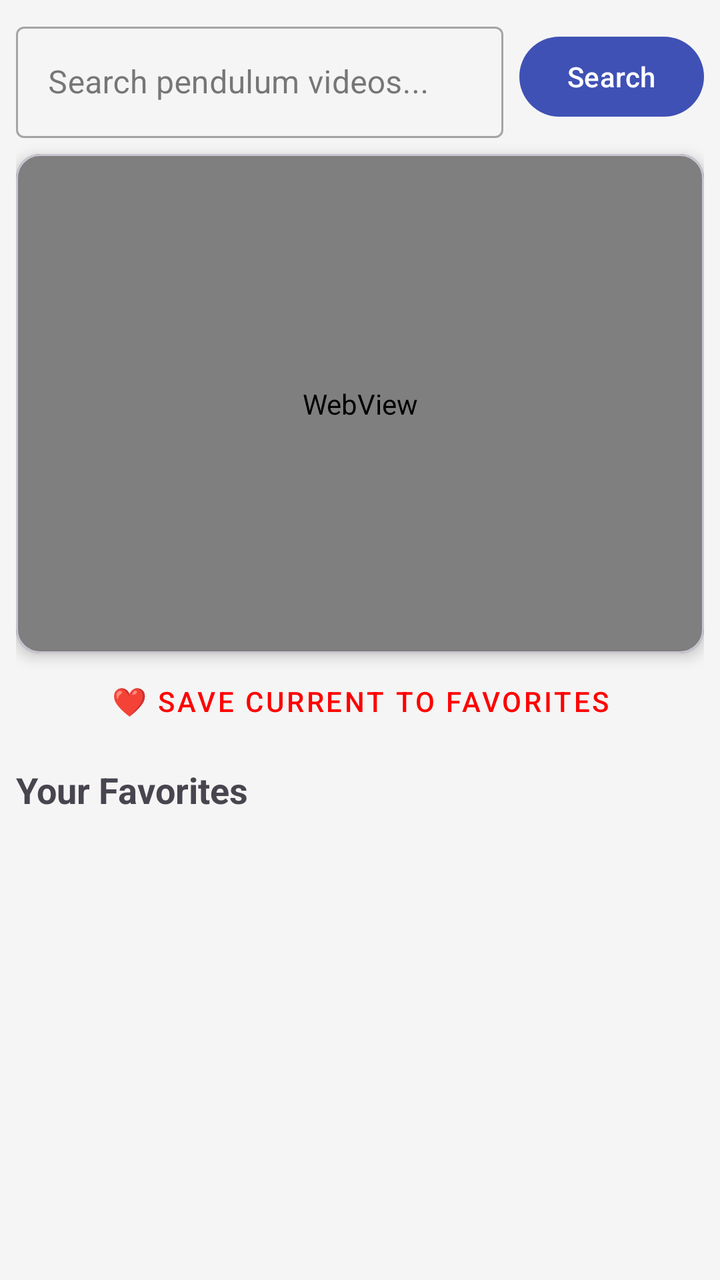
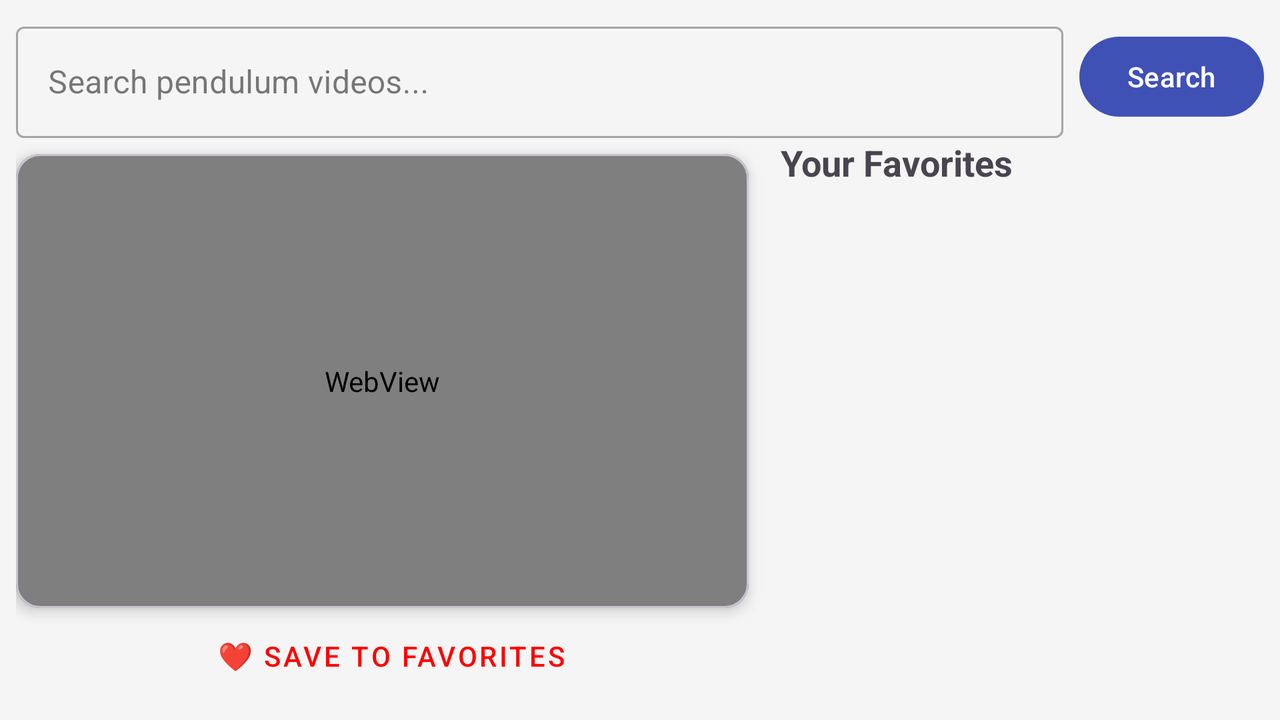

Two renders of one Android screen. The first uses the default layout on a phone; the second uses the alternative layout the repository ships for a different screen configuration, on a matching device. The two XML files are below.
<!-- AndroidManifest.xml: application theme Theme.PhysicsPendelumIdo -->
<!-- res/layout/fragment_videos.xml -->
<?xml version="1.0" encoding="utf-8"?>
<androidx.constraintlayout.widget.ConstraintLayout xmlns:android="http://schemas.android.com/apk/res/android"
    xmlns:app="http://schemas.android.com/apk/res-auto"
    android:layout_width="match_parent"
    android:layout_height="match_parent"
    android:padding="8dp">

    
    <LinearLayout
        android:id="@+id/searchLayout"
        android:layout_width="0dp"
        android:layout_height="wrap_content"
        android:orientation="horizontal"
        app:layout_constraintTop_toTopOf="parent"
        app:layout_constraintStart_toStartOf="parent"
        app:layout_constraintEnd_toEndOf="parent">

        <com.google.android.material.textfield.TextInputLayout
            android:layout_width="0dp"
            android:layout_height="wrap_content"
            android:layout_weight="1"
            style="@style/Widget.MaterialComponents.TextInputLayout.OutlinedBox">

            <com.google.android.material.textfield.TextInputEditText
                android:id="@+id/etVideoSearch"
                android:layout_width="match_parent"
                android:layout_height="wrap_content"
                android:hint="Search pendulum videos..."
                android:inputType="text" />
        </com.google.android.material.textfield.TextInputLayout>

        <Button
            android:id="@+id/btnVideoSearch"
            android:layout_width="wrap_content"
            android:layout_height="wrap_content"
            android:layout_marginStart="8dp"
            android:layout_gravity="center_vertical"
            android:text="Search" />
    </LinearLayout>

    
    <com.google.android.material.card.MaterialCardView
        android:id="@+id/cardWebView"
        android:layout_width="0dp"
        android:layout_height="0dp"
        android:layout_marginTop="8dp"
        app:cardCornerRadius="12dp"
        app:cardElevation="4dp"
        app:layout_constraintTop_toBottomOf="@id/searchLayout"
        app:layout_constraintStart_toStartOf="parent"
        app:layout_constraintEnd_toEndOf="parent"
        app:layout_constraintHeight_percent="0.4">

        <android.webkit.WebView
            android:id="@+id/wvVideo"
            android:layout_width="match_parent"
            android:layout_height="match_parent"
            android:background="@android:color/black" />
    </com.google.android.material.card.MaterialCardView>

    <Button
        android:id="@+id/btnSaveVideo"
        style="@style/Widget.MaterialComponents.Button.TextButton"
        android:layout_width="wrap_content"
        android:layout_height="wrap_content"
        android:text="❤ Save current to favorites"
        android:textColor="#FF0000"
        app:layout_constraintTop_toBottomOf="@id/cardWebView"
        app:layout_constraintStart_toStartOf="parent"
        app:layout_constraintEnd_toEndOf="parent" />

    
    <TextView
        android:id="@+id/tvFavoritesLabel"
        android:layout_width="wrap_content"
        android:layout_height="wrap_content"
        android:text="Your Favorites"
        android:textSize="18sp"
        android:textStyle="bold"
        android:layout_marginTop="8dp"
        app:layout_constraintTop_toBottomOf="@id/btnSaveVideo"
        app:layout_constraintStart_toStartOf="parent" />

    <androidx.recyclerview.widget.RecyclerView
        android:id="@+id/rvSavedVideos"
        android:layout_width="0dp"
        android:layout_height="0dp"
        android:layout_marginTop="8dp"
        app:layout_constraintTop_toBottomOf="@id/tvFavoritesLabel"
        app:layout_constraintBottom_toBottomOf="parent"
        app:layout_constraintStart_toStartOf="parent"
        app:layout_constraintEnd_toEndOf="parent" />

</androidx.constraintlayout.widget.ConstraintLayout>
<!-- resources referenced by this layout -->
<resources>
  <style name="Theme.PhysicsPendelumIdo" parent="Base.Theme.PhysicsPendelumIdo" />
  <style name="Base.Theme.PhysicsPendelumIdo" parent="Theme.Material3.DayNight.NoActionBar">
          
          <item name="colorPrimary">@color/primary</item>
          <item name="colorOnPrimary">@color/on_primary</item>
          <item name="colorPrimaryContainer">@color/physics_blue</item>
          <item name="colorOnPrimaryContainer">@color/white</item>
  
          
          <item name="colorSecondary">@color/secondary</item>
          <item name="colorOnSecondary">@color/on_secondary</item>
          <item name="colorSecondaryContainer">@color/physics_teal</item>
          <item name="colorOnSecondaryContainer">@color/white</item>
  
          
          <item name="android:statusBarColor">?attr/colorPrimaryVariant</item>
  
          
          <item name="android:windowBackground">@color/background</item>
          <item name="colorSurface">@color/surface</item>
          <item name="colorOnSurface">@color/on_surface</item>
      </style>
  <color name="primary">#3F51B5</color>
  <color name="on_primary">#FFFFFF</color>
  <color name="physics_blue">#1A237E</color>
  <color name="white">#FFFFFFFF</color>
  <color name="secondary">#00BCD4</color>
  <color name="on_secondary">#000000</color>
  <color name="physics_teal">#00695C</color>
  <color name="background">#F5F5F5</color>
  <color name="surface">#FFFFFF</color>
  <color name="on_surface">#212121</color>
</resources>
<!-- res/layout-land/fragment_videos.xml (the repository's variant of the layout above) -->
<!-- drawn on the phone turned sideways -->
<?xml version="1.0" encoding="utf-8"?>
<androidx.constraintlayout.widget.ConstraintLayout xmlns:android="http://schemas.android.com/apk/res/android"
    xmlns:app="http://schemas.android.com/apk/res-auto"
    android:layout_width="match_parent"
    android:layout_height="match_parent"
    android:padding="8dp">

    
    <LinearLayout
        android:id="@+id/searchLayout"
        android:layout_width="0dp"
        android:layout_height="wrap_content"
        android:orientation="horizontal"
        app:layout_constraintTop_toTopOf="parent"
        app:layout_constraintStart_toStartOf="parent"
        app:layout_constraintEnd_toEndOf="parent">

        <com.google.android.material.textfield.TextInputLayout
            android:layout_width="0dp"
            android:layout_height="wrap_content"
            android:layout_weight="1"
            style="@style/Widget.MaterialComponents.TextInputLayout.OutlinedBox">

            <com.google.android.material.textfield.TextInputEditText
                android:id="@+id/etVideoSearch"
                android:layout_width="match_parent"
                android:layout_height="wrap_content"
                android:hint="Search pendulum videos..."
                android:inputType="text" />
        </com.google.android.material.textfield.TextInputLayout>

        <Button
            android:id="@+id/btnVideoSearch"
            android:layout_width="wrap_content"
            android:layout_height="wrap_content"
            android:layout_marginStart="8dp"
            android:layout_gravity="center_vertical"
            android:text="Search" />
    </LinearLayout>

    
    <com.google.android.material.card.MaterialCardView
        android:id="@+id/cardWebView"
        android:layout_width="0dp"
        android:layout_height="0dp"
        android:layout_marginTop="8dp"
        app:cardCornerRadius="12dp"
        app:cardElevation="4dp"
        app:layout_constraintTop_toBottomOf="@id/searchLayout"
        app:layout_constraintBottom_toTopOf="@id/btnSaveVideo"
        app:layout_constraintStart_toStartOf="parent"
        app:layout_constraintEnd_toStartOf="@+id/guideline"
        android:layout_marginEnd="8dp">

        <android.webkit.WebView
            android:id="@+id/wvVideo"
            android:layout_width="match_parent"
            android:layout_height="match_parent"
            android:background="@android:color/black" />
    </com.google.android.material.card.MaterialCardView>

    <Button
        android:id="@+id/btnSaveVideo"
        style="@style/Widget.MaterialComponents.Button.TextButton"
        android:layout_width="wrap_content"
        android:layout_height="wrap_content"
        android:text="❤ Save to favorites"
        android:textColor="#FF0000"
        app:layout_constraintBottom_toBottomOf="parent"
        app:layout_constraintStart_toStartOf="parent"
        app:layout_constraintEnd_toStartOf="@+id/guideline" />

    <androidx.constraintlayout.widget.Guideline
        android:id="@+id/guideline"
        android:layout_width="wrap_content"
        android:layout_height="wrap_content"
        android:orientation="vertical"
        app:layout_constraintGuide_percent="0.6" />

    
    <TextView
        android:id="@+id/tvFavoritesLabel"
        android:layout_width="wrap_content"
        android:layout_height="wrap_content"
        android:text="Your Favorites"
        android:textSize="18sp"
        android:textStyle="bold"
        app:layout_constraintTop_toBottomOf="@id/searchLayout"
        app:layout_constraintStart_toEndOf="@id/guideline"
        android:layout_marginStart="8dp"/>

    <androidx.recyclerview.widget.RecyclerView
        android:id="@+id/rvSavedVideos"
        android:layout_width="0dp"
        android:layout_height="0dp"
        android:layout_marginTop="8dp"
        app:layout_constraintTop_toBottomOf="@id/tvFavoritesLabel"
        app:layout_constraintBottom_toBottomOf="parent"
        app:layout_constraintStart_toEndOf="@id/guideline"
        app:layout_constraintEnd_toEndOf="parent"
        android:layout_marginStart="8dp"/>

</androidx.constraintlayout.widget.ConstraintLayout>
